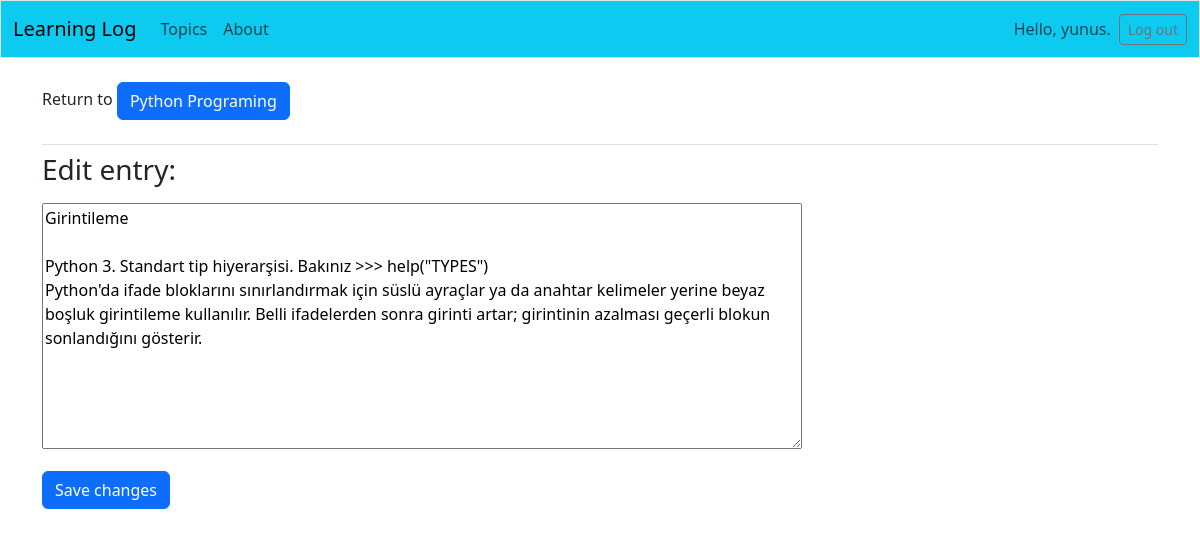
The app's page /edit_entry/5/ (signed in) with its own data.
### learning_logs/models.py (models this page shows, shortened)
class Topic(models.Model):
    objects = None
    text = models.CharField(max_length=200)
    date_added = models.DateTimeField(auto_now_add=True)
    owner = models.ForeignKey(User, on_delete=models.CASCADE)
    def __str__(self):
        return self.text

class Entry(models.Model):
    topic = models.ForeignKey(Topic, on_delete=models.CASCADE)
    text = models.TextField()
    date_added = models.DateTimeField(auto_now_add=True)
    class Meta:
        verbose_name_plural = "Entries"

### learning_logs/views.py (the view)
# urls.py: path('edit_entry/<int:entry_id>/', views.edit_entry, name='edit_entry'),        # Entry düzenlemek için
@login_required
def edit_entry(request, entry_id):
    entry = Entry.objects.get(id=entry_id)
    topic = entry.topic
    if topic.owner != request.user:
        raise Http404
    if request.method != 'POST':
        form = EntryForm(instance=entry)
    else:
        form = EntryForm(instance=entry, data=request.POST)
        if form.is_valid():
            form.save()
            return redirect('learning_logs:topic', topic_id=topic.id)
    context = {'entry': entry, 'topic': topic, 'form': form}
    return render(request, 'learning_logs/edit_entry.html', context)

### learning_logs/forms.py
class EntryForm(forms.ModelForm):
    class Meta:
        model = Entry                                               # Form Entry modeline dayanıyor
        fields = ['text']                                           # Sadece text alanı bu forma dahil edildi
        labels = {'text': ''}                                       # 'text' alanına boş bir etiket atandı.
        widgets = {'text': forms.Textarea(attrs={'cols': 80})}      # 'text' alanı için bir HTML form elemanı

### learning_logs/templates/learning_logs/edit_entry.html (shortened to what this page needs)
<!DOCTYPE html>
<html lang="en">
<head>
</head>
<body>
{% extends 'learning_logs/base.html' %}
{% block page_header %}
    <p>Return to <a class="btn btn-primary" href="{% url 'learning_logs:topic' topic.id %}">{{ topic }}</a></p>
{% endblock page_header %}
{% block content %}
    <h3 class="mb-3">Edit entry:</h3>
    <form action="{% url 'learning_logs:edit_entry' entry.id %}" method="post" class="mb-3">
        {{ form.as_p }}
        <button name="submit" class="btn btn-primary">Save changes</button>
    </form>
{% endblock content %}

### learning_logs/templates/learning_logs/base.html (shortened to what this page needs)
<!doctype html>
<html lang="en">
<head>
  {% load static %}
  {% load django_bootstrap5 %}
  {% bootstrap_css %}
   <link rel="stylesheet" href="{% static 'css/fontawesome.min.css' %}">
    <link rel="stylesheet" href="{% static 'css/all.min.css' %}">
</head>
<body>
  <nav class="navbar navbar-expand-md navbar-light bg-info mb-4 border">
    <div class="container-fluid">
      <a class="navbar-brand" href="{% url 'learning_logs:index' %}">
          Learning Log</a>
      <div class="collapse navbar-collapse" id="navbarCollapse">
        <ul class="navbar-nav me-auto mb-2 mb-md-0">
          <li class="nav-item">
            <a class="nav-link" href="{% url 'learning_logs:topics' %}">Topics</a>
          </li>
          <li class="nav-item">
            <a class="nav-link" href="{% url 'learning_logs:about' %}">About</a>
          </li>
        </ul>
        <ul class="navbar-nav ms-auto mb-2 mb-md-0">
          {% if user.is_authenticated %}
            <li class="nav-item">
              <span class="navbar-text me-2">Hello, {{ user.username }}.
                </span></li>
          {% endif %}
        </ul>
        {% if user.is_authenticated %}
          <form action="{% url 'users:logout' %}" method='post'>
            <button name='submit' class='btn btn-outline-secondary btn-sm'>
              Log out</button>
          </form>
        {% endif %}
      </div>
    </div>
  </nav>
  <main class="container">
    <div class="pb-2 mb-2 border-bottom">
      {% block page_header %}{% endblock page_header %}
    </div>
    <div>
      {% block content %}{% endblock content %}
    </div>
  </main>
</body>
</html>

### records on screen
Topic: text "Python Programing"
Entry: text "Girintileme Python 3. Standart tip hiyerarşisi. Bakınız >>> help(\"TYPES\") Python'da ifade bloklarını sınırlandırmak için süslü ayraçlar ya da anahtar kelimeler yerine beyaz boşluk girintileme kullanılır. Belli ifadelerden sonra girinti artar; girintinin azalması geçerli blokun sonlandığını gösterir."

### other values on screen
{{ user.username }} "yunus"
